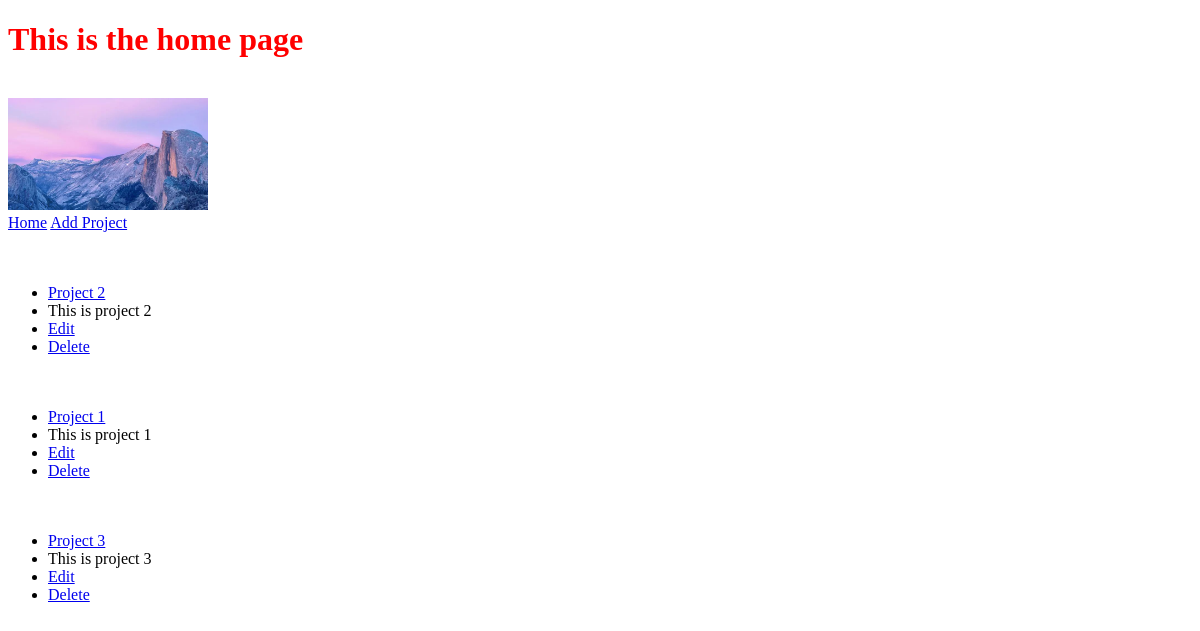
The app's page /, older data.
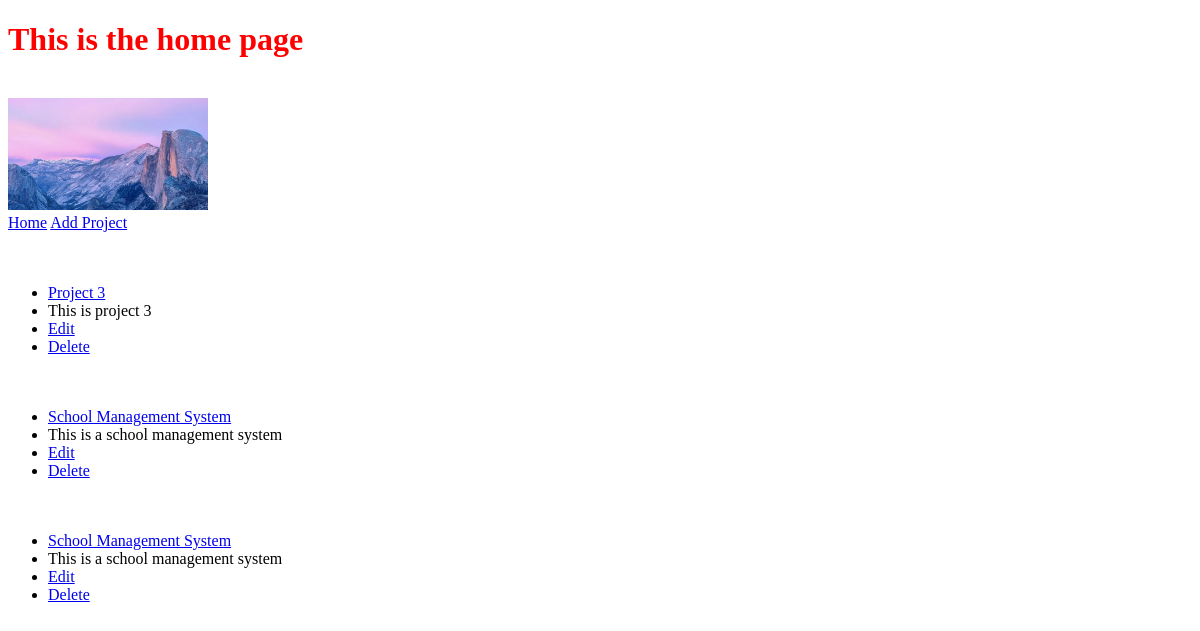
The same page, newer data.
### project/models.py (models this page shows, shortened)
class Project(models.Model):
    title = models.CharField(max_length=200)
    description = models.TextField(null=True, blank=True)
    featured_image = models.ImageField(null=True, blank=True)
    demo_link = models.CharField(max_length=1000, null=True, blank=True)
    source_link = models.CharField(max_length=1000, null=True, blank=True)
    vote_total = models.IntegerField(default=0)
    vote_ratio = models.IntegerField(default=0)
    tags = models.ManyToManyField("Tag", blank=True )
    created = models.DateTimeField(auto_now_add=True)
    id = models.UUIDField(default=uuid.uuid4, primary_key=True, unique=True, editable=False)

### project/views.py (the view)
# urls.py: path("", views.index, name="index"),
def index(request):
    projects = Project.objects.all()
    return render(request, "project/index.html", {
        "projects": projects
    })

### project/templates/project/index.html
{% extends 'project/base.html' %}
{% load static %}
{% block content %}
    <h1>This is the home page</h1>
    <br>
    <img src="{% static 'images/1.jpg' %}" alt="" style="width: 200px;">
    <br>
    <a href="/">Home</a>
    <a href="{% url 'create-project' %}">Add Project</a>
    <br>
    <br>
    <br>
    <table>
        {% for project in projects %}
            <ul>
                <li><a href="{% url 'project' project.id %}">{{ project.title }}</a></li>
                <li>{{ project.description }}</li>
                <li><a href="{% url 'update-project' project.id %}">Edit</a></li>
                <li><a href="{% url 'delete-project' project.id %}">Delete</a></li>
                <br>
                <br>
            </ul>
        {% endfor %}
    </table>
{% endblock content %}

### project/templates/project/base.html (shortened to what this page needs)
{% load static %}
<!DOCTYPE html>
<html lang="en">
<head>
    <link rel="stylesheet" href="{% static 'styles/main.css' %}">
</head>
<body>
    {% block content %}
    {% endblock content %}
</body>
</html>

### static/styles/main.css (style rules this page uses)
body { background-color: white; }
h1 { color: red; }

Row changes from the older to the newer data that the page shows:
removed Project: title "Project 2", description "This is project 2"
removed Project: title "Project 1", description "This is project 1"
added Project: title "School Management System", description "This is a school management system"
added Project: title "School Management System", description "This is a school management system"
